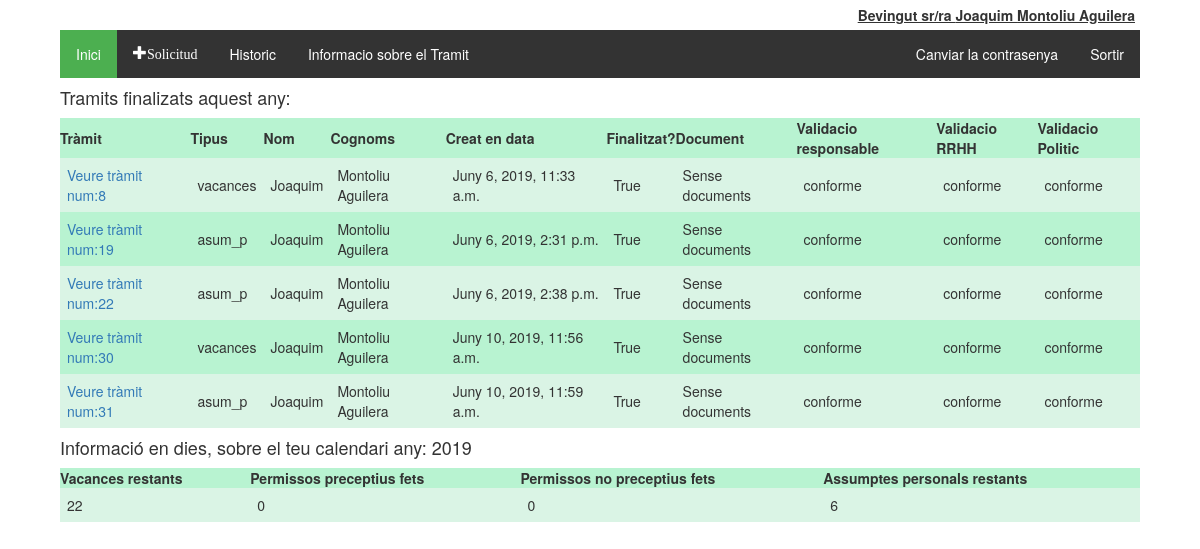
Before: /tramitador/historic/ (signed in) with the older database file.
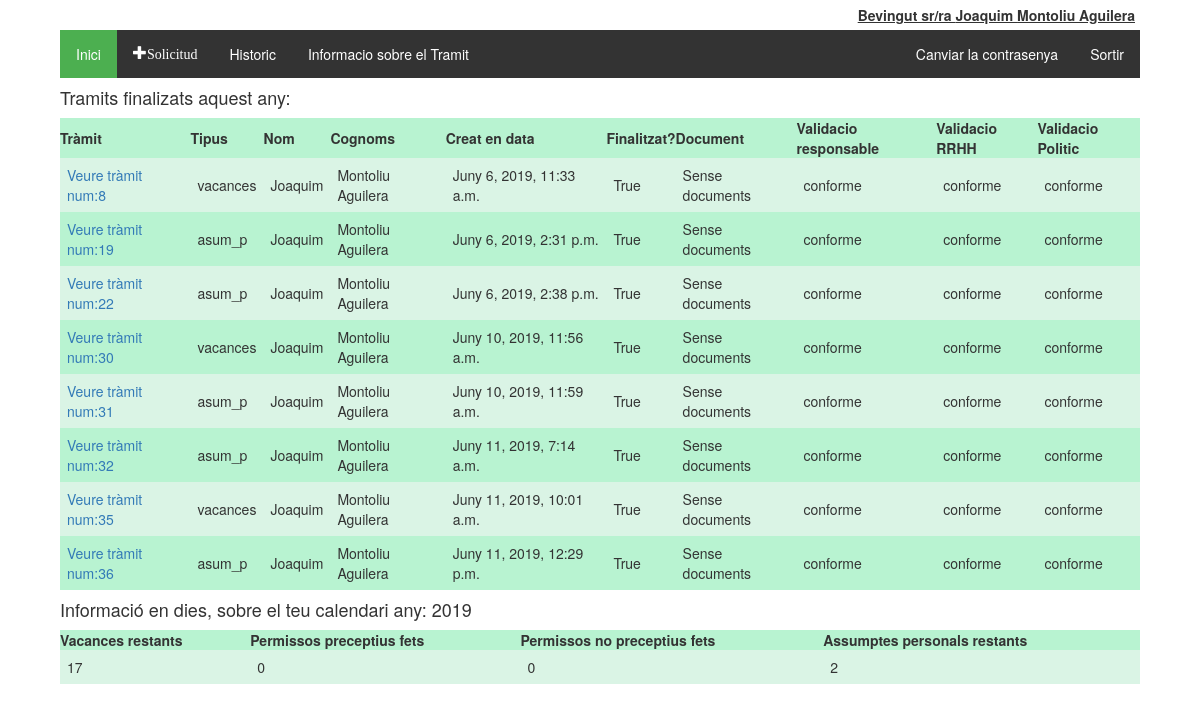
After: the same page with the newer database file.
### tramitador/models.py (models this page shows, shortened)
class Treballadors(AbstractUser):
    usuari = models.CharField(max_length=20)
    """nom = models.CharField(max_length=20)
    cognoms = models.CharField(max_length=20)
    email = models.CharField(max_length=50)"""
    dni = models.CharField(max_length=20, null = True, blank=True)
    areas = models.ManyToManyField(Area)
    """rol = models.CharField(max_length=20, choices = tip_rols, default = 'treb')
    estat = models.CharField(max_length=10, choices = tip_estats, default = 'alta')"""

class Tramit(models.Model):
    validacio = (
        ('conforme','conforme'),
        ('inconforme','no conforme'),
        ('espera', 'en espera'),
    )
    tipologia = (
        ('vacances', 'Vacances'),
        ('perm_precep', 'Permisos preceptius'),
        ('perm_no_precep', 'Permisos no preceptius'),
        ('asum_p', 'Asumptes personals'),
    )
    treballador = models.ForeignKey(Treballadors, on_delete=models.CASCADE)
    document = models.ForeignKey(Document, on_delete=models.SET_NULL, null=True, blank=True)
    creat_en = models.DateTimeField(auto_now_add=True)
    modificat_en = models.DateTimeField(auto_now=True)
    data_sol = models.CharField(max_length=250, help_text = "Interval de dates amb guións '-', per dies no consecutios emprar ',' Exemple:01/01/2019 - 05/01/2019, 07/01/2019")
    tipus = models.CharField(max_length=40, choices=tipologia, default='asum_p')
    finalitzat = models.BooleanField(default=False)
    """Validacio de RRHH"""
    valRRHH = models.CharField(max_length=20, choices=validacio, default='espera')
    """Validacio del responsable"""
    valResp =  models.CharField(max_length=20, choices=validacio, default='espera')
    """Validacio del Politic"""
    valPol = models.CharField(max_length=20, choices=validacio, default='espera')
    """En cas de voler explicar el motiu"""
    missatge_usuari = models.CharField(max_length=2000, null = True, blank=True)
    missatge_responsable = models.CharField(max_length=2000, null = True, blank=True)
    """Millores per el admin site"""
    def was_published_recently(self):
        return self.creat_en >= timezone.now() - datetime.timedelta(days=1)
    was_published_recently.admin_order_field = 'creat_en'
    was_published_recently.boolean = True
    was_published_recently.short_description = 'Publicat recentment?'

class Calendari(models.Model):
    any = models.IntegerField(('any'),choices=year_choices(), default=current_year())
    vacances = models.IntegerField(default=22, verbose_name="Vacances disponibles")
    vacances_dies = models.CharField(max_length=500, blank=True)
    perm_precep = models.IntegerField(default=0, verbose_name="Permissos preceptius fets:")
    perm_precep_dies = models.CharField(max_length=500, blank=True)
    perm_no_precep = models.IntegerField(default=0, verbose_name="Permissos no preceptius fets:")
    perm_no_precep_dies = models.CharField(max_length=500, blank=True)
    asum_p = models.IntegerField(default=6,verbose_name="Assumptes perosnals disponibles:")
    asum_p_dies = models.CharField(max_length=500, blank=True)
    treballador = models.ForeignKey(Treballadors, on_delete=models.CASCADE)

### tramitador/views.py (the view)
@login_required
def historic(request):
    today = datetime.date.today()
    groups = request.user.groups.all()
    tramits_finalitzats = Tramit.objects.all().filter(Q(treballador__id=request.user.id) & Q(finalitzat=True) &Q(creat_en__year=today.year))
    calendari = Calendari.objects.get(treballador__id = request.user.id, any=today.year)
    context = {'tramits_finalitzats': tramits_finalitzats, 'calendari':calendari}
    return render(request, 'tramits/historic.html', context)

### tramitador/templatetags/group.py (called while the page is built)
@register.filter(name='has_group')
def has_group(user, group_name):
    group_name = group_name.split(";")
    for group in group_name:
        if(user.groups.filter(name=group).exists()):
            return True
    return False

### tramitador/templates/tramits/historic.html
{% extends 'tramits/base.html' %}
{% block content %}
  {% if tramits_finalitzats %}
  <h4>Tramits finalizats aquest any:</h4>
    <table class="TFtable">
      <tr>
        <th>Tràmit</th><th>Tipus</th><th>Nom</th><th>Cognoms</th><th>Creat en data</th><th>Finalitzat?</th><th>Document</th>
        <th>Validacio responsable</th><th>Validacio RRHH</th><th>Validacio Politic</th>
      </tr>
      {% for tramit in tramits_finalitzats %}
      <tr>
        <td><a href="{% url 'tramit_detall' tramit.id %}">Veure tràmit num:{{tramit.id}}</a></td><td>{{tramit.tipus}}</td><td>{{tramit.treballador.first_name}}</td><td>{{tramit.treballador.last_name}}</td>
        <td>{{tramit.creat_en}}</td><td>{{tramit.finalitzat}}</td>
        <td>
          {% if tramit.document %}
            <a href='{{ tramit.document.document.url }}' class="glyphicon glyphicon-save-file"></a>
          {% else %}
            Sense documents
          {% endif %}
        </td>
        <td>{{tramit.valResp}}</td><td>{{tramit.valRRHH}}</td><td>{{tramit.valPol}}</td>
      </tr>
      {% endfor %}
    </table>
    {% else %}
      Encara no s'ha finalitzat cap tràmit...
  {% endif %}
  {% if calendari %}
  <h4>Informació en dies, sobre el teu calendari any: {{calendari.any}}</h4>
    <table class="TFtable">
      <tr>
        <th>Vacances restants</th>
        <th>Permissos preceptius fets</th>
        <th>Permissos no preceptius fets</th>
        <th>Assumptes personals restants</th>
      </tr>
      <tr>
        <td>{{calendari.vacances}}</td>
        <td>{{calendari.perm_precep}}</td>
        <td>{{calendari.perm_no_precep}}</td>
        <td>{{calendari.asum_p}}</td>
      </tr>
    </table>
  {% else %}
    <p>Encara no tens calendari d'aquest any confeccionat.</p>
  {% endif %}
{% endblock %}

### tramitador/templates/tramits/base.html (shortened to what this page needs)
<!DOCTYPE html>
{% load static %}
{% load group %}
<html lang="es">
  <head>
    <link rel="stylesheet" href="https://maxcdn.bootstrapcdn.com/bootstrap/3.3.5/css/bootstrap.min.css">
    <link rel="stylesheet" href="https://maxcdn.bootstrapcdn.com/font-awesome/4.4.0/css/font-awesome.min.css">
    <link rel="stylesheet" href="//code.jquery.com/ui/1.12.1/themes/base/jquery-ui.css">
    <link rel="stylesheet" href="{% static 'tramits/style.css' %}">
  </head>
  <body>
    <div id="heading">
      {% block heading %}
        {% if user.is_authenticated %}
          Bevingut sr/ra {{ user.first_name }} {{ user.last_name }}
        {% else %}
          <p>Encara no t'has autentificat:<a href="{% url 'login' %}">Entrar</a></p>
        {% endif %}
      {% endblock %}
    </div>
    {% if user.is_authenticated %}
      <div id="main_block">
        <div id="options_block">
          <ul class="menu_options">
            <li><a href="{% url 'index' %}" class="active">Inici</a></li>
            <li><a href="{% url 'nou_tramit' %}"class ="glyphicon glyphicon-plus">Solicitud</a></li>
            <li><a href="{% url 'historic' %}">Historic</a></li>
            <li><a target="_blank" href="{% static 'documentacio/manual.pdf' %}">Informacio sobre el Tramit</a></li>
            <li class="menu_options_dreta"><a href="{% url 'logout' %}">Sortir</a></li>
            <li class="menu_options_dreta"><a href="accounts/password_change/">Canviar la contrasenya</a></li>
          </ul>
        </div>
        {% block content %}
        {% endblock %}
      </div>
    {% endif %}
  </body>
</html>

### tramitador/static/tramits/style.css (style rules this page uses)
#heading { display:flex; flex-direction: row; justify-content: flex-end; align-content:center; align-items:center; width: 90%; height: auto; margin-left: auto; margin-right: auto; padding: 5px; text-decoration: underline; font-weight: bold; }
#main_block { display:flex; flex-direction:column; width: 90%; margin-left: auto; margin-right: auto; height: auto; justify-content: center; }
.TFtable { width: 100%; height: auto; padding: 5px; }
.TFtable td { padding:7px; border:border#4ef495 1px solid; }
.TFtable tr { background:#b8f3d1; }
.TFtable tr:nth-child(odd) { background:#b8f3d1; }
.TFtable tr:nth-child(even) { background:#daf4e5; }
ul.menu_options { list-style-type: none; margin: 0; padding: 0; overflow: hidden; background-color: #333; }
ul.menu_options li { float: left; }
ul.menu_options li.menu_options_dreta { float:right; }
ul.menu_options li a { display: block; color: white; text-align: center; padding: 14px 16px; text-decoration: none; }
.active { background-color: #4CAF50; }
a, i { cursor: pointer; }

Changed rows visible on the page:
added Tramit: id "32", tipus "asum_p", treballador.first_name "Joaquim", treballador.last_name "Montoliu Aguilera", creat_en "Juny 11, 2019, 7:14 a.m.", finalitzat "True", shows "Sense documents", valResp "conforme", valRRHH "conforme", valPol "conforme"
added Tramit: id "35", tipus "vacances", treballador.first_name "Joaquim", treballador.last_name "Montoliu Aguilera", creat_en "Juny 11, 2019, 10:01 a.m.", finalitzat "True", shows "Sense documents", valResp "conforme", valRRHH "conforme", valPol "conforme"
added Tramit: id "36", tipus "asum_p", treballador.first_name "Joaquim", treballador.last_name "Montoliu Aguilera", creat_en "Juny 11, 2019, 12:29 p.m.", finalitzat "True", shows "Sense documents", valResp "conforme", valRRHH "conforme", valPol "conforme"
changed Calendari: vacances "22" → "17"; asum_p "6" → "2"
